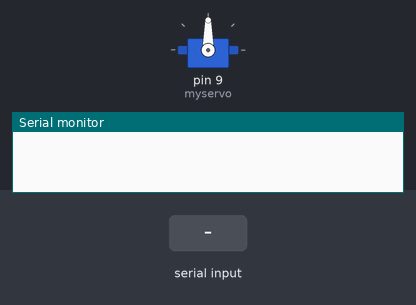
Recording of a sketch running on a simulated Arduino Uno, built with avr-gcc and run on an emulated ATmega328P. Shown: servo, the last lines printed to the serial monitor. Inputs (shaded band) come from the test bench.

Above: at 1.2 s.
1.3 s: "1234\n" received over Serial
At 2.3 s:
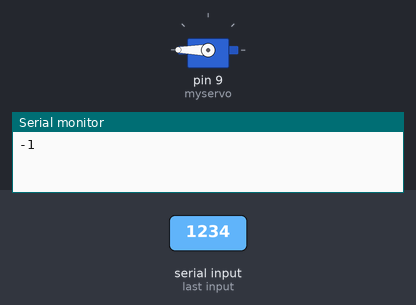
At 7.3 s:
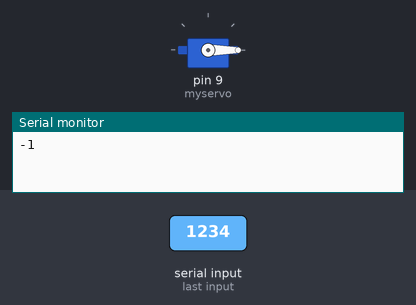
Timing chart, 0 to 8.8 s (numbered marks = the images above; inputs shaded):
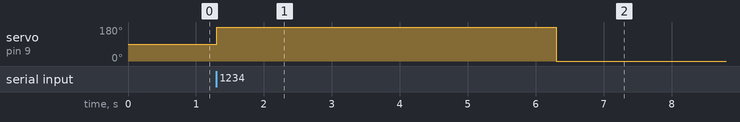

Measured:
- after the input at 1.3 s, servo on pin 9 (myservo): 90° → 180° at once, → 0° 5.0 s later

The sketch:

proofOfConcept.ino
```cpp
#include <SoftwareSerial.h>
#include <Servo.h>

Servo myservo;
SoftwareSerial BTserial(10, 11); // declaring rx and tx pins
void setup() {
  Serial.begin(9600);   // set up serial monitor
  BTserial.begin(9600); // set up bluetooth module
  myservo.attach(9);
}

void loop() {
  if (Serial.available() > 0) { // check if there **is** incoming data
    int input = Serial.parseInt(); // read data as integer
    int c = BTserial.read();      // read the incoming data
    Serial.print(c);      // print tha data
    if (input == 1234) { // check for input
      myservo.write(180);// move servo
      delay(5000);
      myservo.write(0);
    }
  }
}
```
